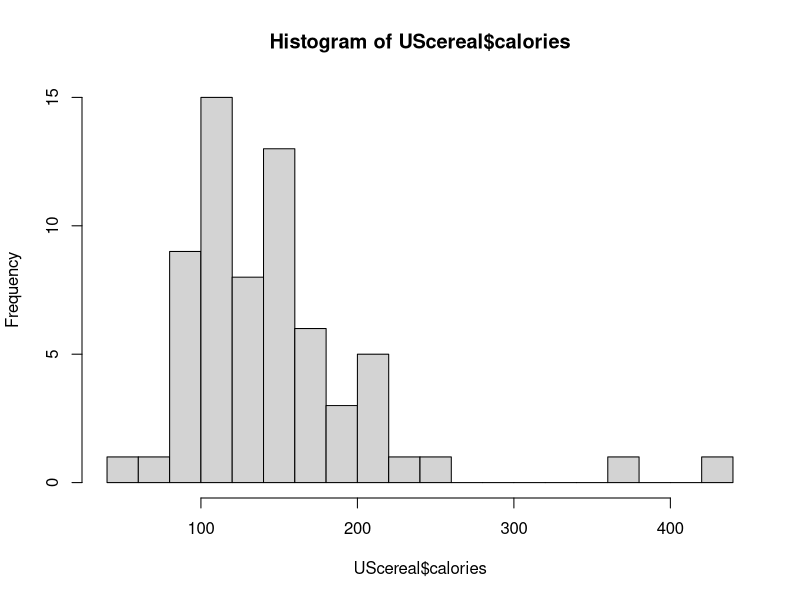
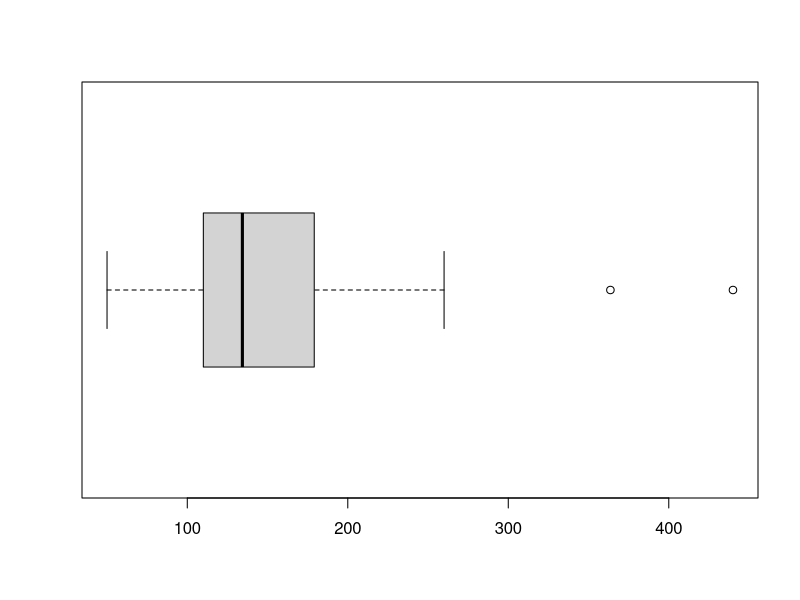
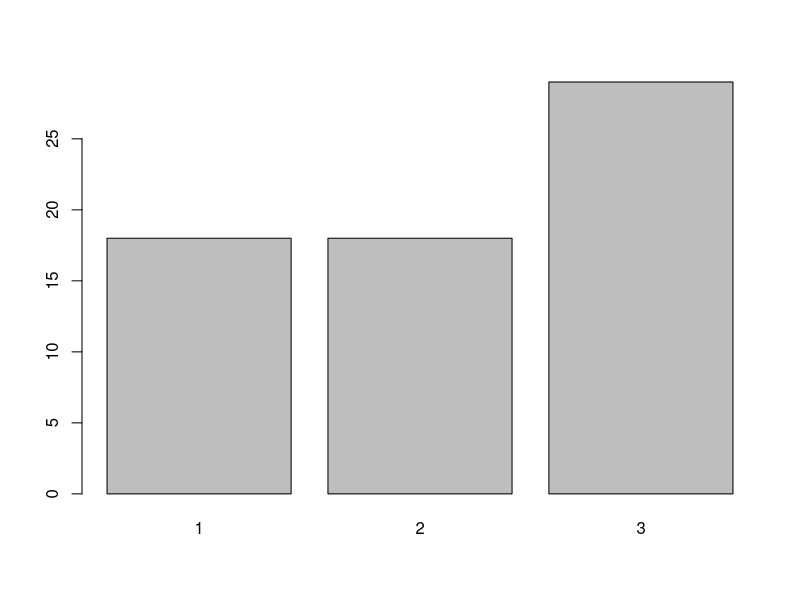
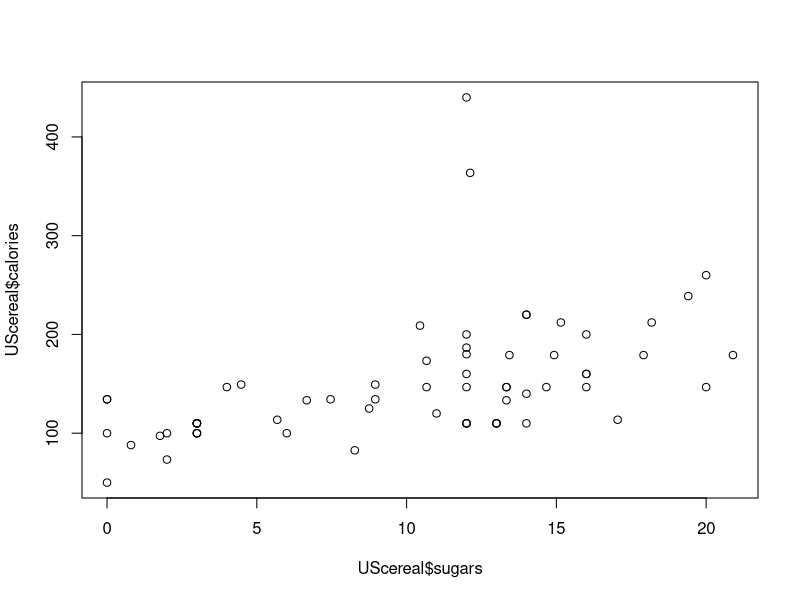
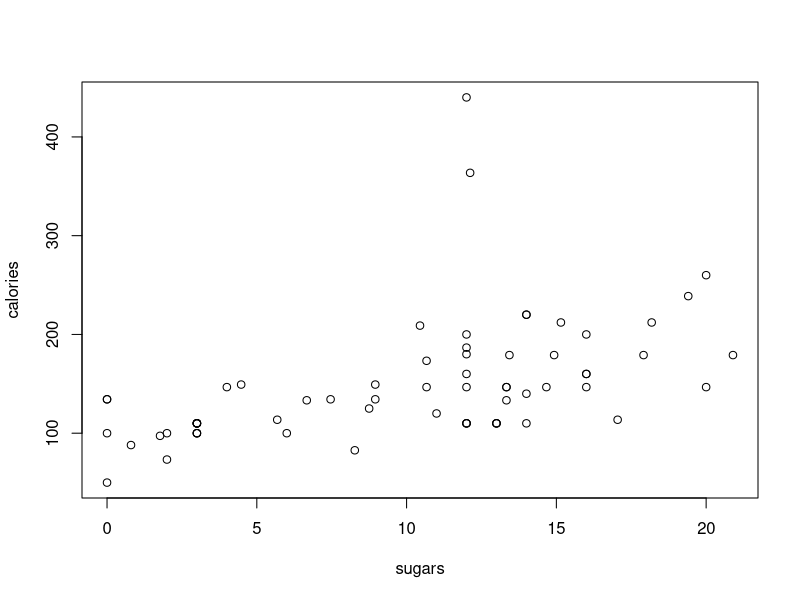
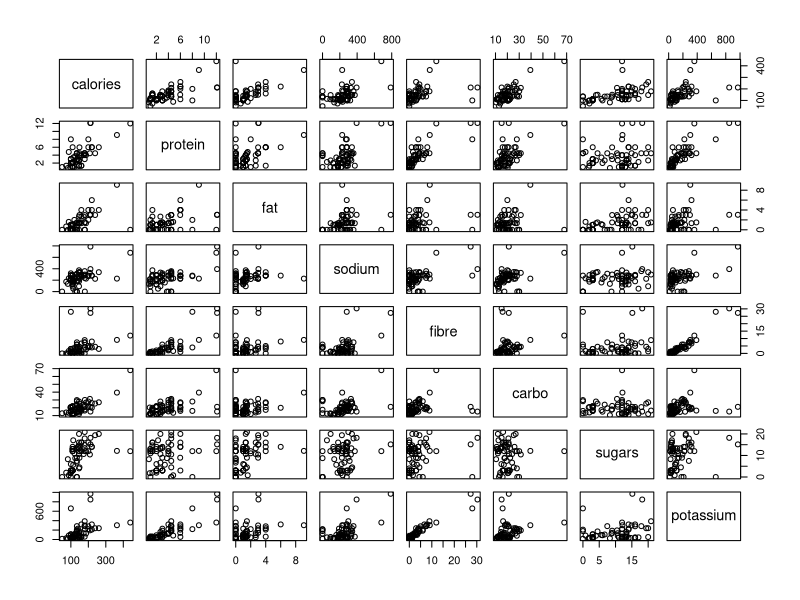
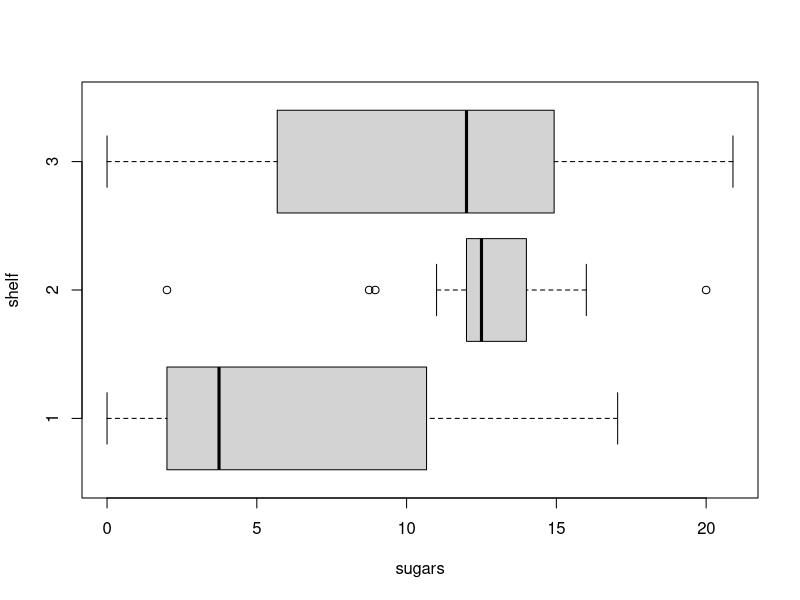
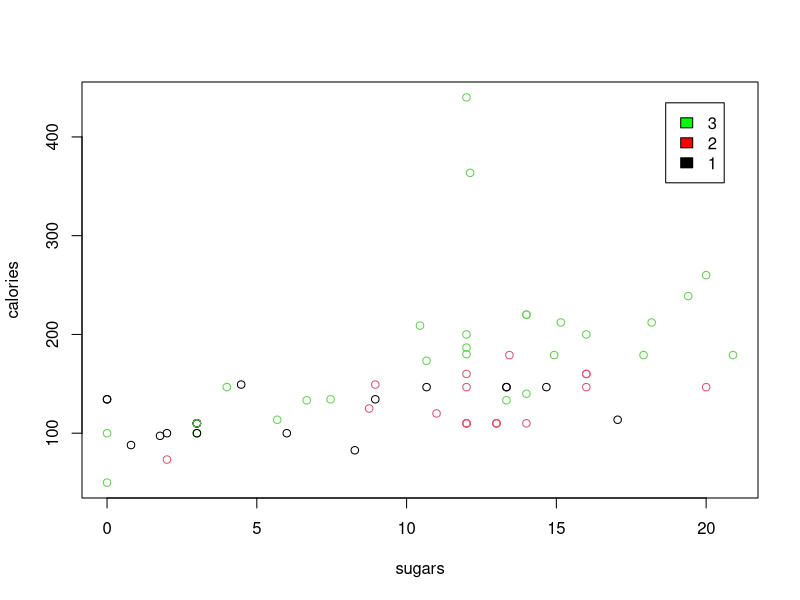

The R script that drew these images, in order:
# -------------------------------------------
# Creating Graphics with R
# Last Updated: September 18, 2015
# NYU Data Services: data.services@nyu.edu
#http://guides.nyu.edu/r
# -------------------------------------------


# -----------------------
# - I. Base Graphics -
# -----------------------

library(MASS)
data(UScereal)
head(UScereal)


# A. Choosing the Right Graph for your Data

# One Continuous Variable

# Q: What is the Distribution of Variable X?
# Q: Is my Variable X normally distributed? Bimodal? Skewed?
# Q: Are there any outliers in my variable?

# Histogram
hist(UScereal$calories, breaks = 15)

# Boxplot
boxplot(UScereal$calories, horizontal = TRUE)



# One Categorical (Discrete) Variable

# Q: Is the distribution across categories of Variable X evenly distributed?

barplot(table(UScereal$shelf))



# Two Continuous Variables

# Q: Is there a relationship between Variable X and Variable Y?
# Q: If there is a relationship, is it linear? Quadratic? 

plot(x = UScereal$sugars, y = UScereal$calories)

plot(calories ~ sugars, data = UScereal) # formula notation

plot(UScereal[, c(2:8, 10)]) # scatterplot matrix



# One Continuous Variable and One Categorical Variable

# Q: Is the distribution of Variable X, different across categories of Variable Y?

boxplot(sugars ~ shelf, data = UScereal, horizontal = TRUE)



# Two Continuous Variables and One Categorical Variable

# Q: Is the relationship between Variable X and Y different across categories of Variable Z?

plot(calories ~ sugars, data = UScereal, col = shelf)
legend('topright', inset = .05, legend = c(3,2,1),
       fill = c('green', 'red', 'black'))



# B. Graphing Elements

# Titles

# Tip: We want titles to meaningful, non-repetitive and include units when applicable

# Use the ylab, xlab and main arguments within the plot command
plot(calories ~ sugars, data = UScereal, ylab = 'Calories',
     xlab = 'Sugars (grams)', main = 'Nutrition of a Single Cup of Cereal')


# Use the title function after the plot has been generated
# If using the title function, the ann argument inside plot must be set to FALSE
plot(calories ~ sugars, data = UScereal, ann = FALSE)
title(main = 'Nutrition of a Single Cup of Cereal', ylab = 'Calories',
      xlab = 'Sugars (grams)') # add afterwards



# Legend

# Use the legend function after the plot has been generated
plot(calories ~ sugars, data = UScereal, col = shelf)
legend('topright', inset = .05, legend = c(3,2,1),
       fill = c('green', 'red', 'black'))



# Point Shape and Color 

# Tip: Changing color or shape of points can be used to represent the same dimension

# The pch argument changes the shape of the points
plot(calories ~ sugars, data = UScereal, pch = 15)


# Set a color to a factor variable, and R will use default colors
plot(calories ~ sugars, data = UScereal, pch = 19, col = shelf, bg = shelf)
legend('topright', inset = .05, legend = c(3,2,1),
       fill = c('green', 'red', 'black'))


# Use a palette of defined colors
palette(c('#e5f5f9', '#99d8c9', '#2ca25f'))
plot(calories ~ sugars, data = UScereal, pch = 19, col = shelf, bg = shelf)
legend('topright', inset = .05, legend = c(3,2,1),
       fill = c('#e5f5f9', '#99d8c9', '#2ca25f'))



# Label all points

# Label points with the text function
plot(calories ~ sugars, data = UScereal, pch = 15)
text(UScereal$sugars, UScereal$calories, row.names(UScereal),
     col = "red", pos = 1, cex = .5)

# The pos argument in the text funciton changes the position of the labels
plot(calories ~ sugars, data = UScereal, pch = 15)
text(UScereal$sugars, UScereal$calories, UScereal$mfr, col = "blue", pos = 2)



# Identify Outliers

# 1. Create a subset of datas which are the outliers, and then use that subset to label
plot(calories ~ sugars, data = UScereal, pch = 19)
outliers <- UScereal[which(UScereal$calories > 300),]
text(outliers$sugars, outliers$calories - 15, labels = row.names(outliers))


# 2. Interactively choose outliers with the identify function
plot(calories ~ sugars, data = UScereal, pch = 19)
identify(UScereal$carbo, UScereal$calories, n = 2, labels = row.names(UScereal))     


# 3. Change the axis limits to remove outliers from view
plot(calories ~ sugars, data = UScereal, pch = 19, ylim = c(0, 325))



# Size (text size, point size, label size etc..)

# Use the cex argument family to change the size of any attribute
plot(calories ~ sugars, data = UScereal, pch = 19, ann = FALSE, cex = 1.5)
outliers <- UScereal[which(UScereal$calories > 300),]
text(outliers$sugars, outliers$calories - 15,
     labels = row.names(outliers), cex = .75)
title(main = 'Nutrition of a Single Cup of Cereal', ylab = 'Calories',
      xlab = 'Sugars (grams)', cex.main = 2, cex.lab = 1.5)



# Combine Graphs into the Same Window
par(mfrow = c(2, 2))

boxplot(calories ~ shelf, data = UScereal)
hist(UScereal$calories, breaks = 15)
boxplot(sugars ~ shelf, data = UScereal)
hist(UScereal$sugars, breaks = 15)

par(mfrow = c(1, 1)) # reset the matrix





# Exercise 1a. 
# How can we improve this graph? From what we have learned above, implement at least 3 improvements to this graph.
# A little more information about this dataset: The heart and body weights of samples of male and 
# female cats used for digitalis experiments. The cats were all adult, over 2 kg body weight.
data(cats)
head(cats)
plot(Hwt~Bwt, data = cats)


# Exercise 1b.
# How can we improve this graph? From what we have learned above, implement at least 3 improvements to this graph.
# A little more information about this dataset: The heart and body weights of samples of male and 
# Fisher's famours dataset measures the sepal and petal length and width for 3 species of Iris
data(iris)
head(iris)

boxplot(Petal.Width ~ Species, data = iris)



# ----------------------------------------------
# - II. Advanced Graphics using ggplot2 -
# ----------------------------------------------

install.packages('ggplot2')
library(ggplot2)

# A. The ggplot function

# Base q plot function
qplot(x = sugars, y = calories, color = as.factor(shelf), data = UScereal) 

# Use the ggplot function to get started
p1 <- ggplot(UScereal, aes(x = calories))



# B. Layers 

# Add layers to the original ggplot object with a '+'
p1 + geom_dotplot()

p1 + geom_density()

p1 + geom_histogram(binwidth = 10)


# And we add more layers
p1 + geom_histogram(binwidth = 10) + xlab('Calories in a Single Cup') +
  ylab('Frequency') + 
  ggtitle('Distribution of Calories in US Cereals') + theme_bw()


# The order of the layers does not matter
p1 + geom_histogram(binwidth = 10) + xlab('Calories in a Single Cup') +
  ylab('Frequency') + ggtitle('Distribution of Calories in US Cereals') + 
  theme_bw() + theme(text = element_text(size = 30))


# You can also add multiple geom_function layers to the same graph
p2 <- ggplot(UScereal, aes(x = sugars, y = calories, color = mfr))
p2  + geom_point() + geom_smooth() + geom_line()


# C. Aesthetics: x position, y position, size of elements, shape of elements, color of elements
# elements: geometric shapes such as points, lines, line segments, bars and text
# geomitries have their own aesthetics i.e. points have their own shape and size


# To color by manufacturer - we can put the color in the ggplot function:
p2 <- ggplot(UScereal, aes(x = sugars, y = calories, color = mfr))

p2 + geom_point() 

my_colors <- c('#9ebcda', '#8c96c6', '#8c6bb1', '#88419d', '#810f7c', '#4d004b')

p2 + geom_point() + scale_color_manual(values = my_colors) 


# Or inside the geom_point function:
p2 <- ggplot(UScereal, aes(x = sugars, y = calories))

p2 + geom_point(aes(color = mfr)) 


# Adding Labels to points

# Use the geom_text() layer
p2 + geom_point(aes(color = mfr)) + 
  geom_text(aes(label = row.names(UScereal)), hjust = 1.1)


# Changing point size
p2 + geom_point(aes(color = mfr), size = 4) 


# Editing the legend

# Use the scale_color_manual() layer, and the color argument in the labs() layer 
p2 + geom_point(aes(color = mfr), size = 5) + labs(color = 'Manufacturer') + 
  scale_color_manual(values = c('blue', 'green', 'purple', 'navyblue', 'red', 'orange'),  
                     labels = c('General Mills', 'Kelloggs', 'Nabisco', 'Post', 'Quaker Oats', 'Ralston Purina'))  + theme(text = element_text(size = 30)) 


# D. Faceting  - divide a plot into subplots based on the valuesof one or more discrete variables

# Tip: Use facets to help tell your story
# Q: How is the distribution of sugar across different shelves?
# Q: Are cereals with higher sugar content on lower shelves/at a child's eye level?

p3 <- ggplot(UScereal, aes(x = sugars))

p3 + geom_histogram(binwidth = 4)

# Each graph is in a separate row of the window
p3 + geom_histogram(binwidth = 4) + facet_grid(shelf ~ .)

# Each graph is in a separate column of the window
p3 + geom_histogram(binwidth = 4) + facet_grid(. ~ shelf)

# Finished product 
p3 + geom_histogram(fill = '#3182bd', color = '#08519c', binwidth = 4) +
  facet_grid(shelf ~ .) + theme(text = element_text(size = 20)) + 
  labs(title = 'Are Sugary Cereals on Lower Shelves?',
       x = 'Sugars (grams)', y = 'Count')

  
# Box Plots
p4 <- ggplot(UScereal, aes(mfr, calories))
p4 + geom_boxplot()
p4 + geom_boxplot(notch = TRUE)
p4 + geom_violin()

p4 + geom_boxplot(outlier.shape = 8, outlier.size = 4, fill = '#3182bd') + coord_flip() + 
  labs(x = 'Manufacturer', y = 'Calories') + theme_bw() + 
  scale_x_discrete(labels = c('General Mills', 'Kelloggs', 'Nabisco', 'Post', 'Quaker Oats', 'Ralston Purina'))

# Add median value to boxplot

install.packages('dplyr')
library(dplyr)
p4_meds <- UScereal %>% group_by(mfr) %>% summarise(med = median(calories))

p4 + geom_boxplot(outlier.shape = 8, outlier.size = 4, fill = '#8c96c6') + 
  labs(x = 'Manufacturer', y = 'Calories') + theme_bw() + 
  scale_x_discrete(labels = c('General Mills', 'Kelloggs', 'Nabisco', 'Post', 'Quaker Oats', 'Ralston Purina')) + 
  geom_text(data = p4_meds, aes(x = mfr, y = med, label = round(med,1)), size = 4, vjust = 1.2)


# Exercise 2a. Use ggplot2 to improve the graph below:
data(cats)
head(cats)
plot(Hwt~Bwt, data = cats)


# Exercise 2b. Use ggplot2 to improve the graph below:
data(iris)
head(iris)
boxplot(Petal.Width ~ Species, data = iris)




# ----------------------------------------------
# - III. Other Graphics -
# ----------------------------------------------

# Scatterplot Matrix
install.packages('GGally')
library(GGally)
ggpairs(UScereal[, c(2, 8, 9, 11)],
        upper = list(continuous = 'smooth', combo = 'facetdensity', discrete = 'blank') ,
        lower = list(continuous = 'cor', combo = 'box'))

# Maps
# http://bcb.dfci.harvard.edu/~aedin/courses/R/CDC/maps.html
# http://rstudio.github.io/leaflet/
# maps, choroplethr, 

# Network Analysis 

# ----------------------------
# - III. Exercise Solutions -
# ----------------------------

# Below are just examples of cleaned up graphics. There are many solutions on how to improve these graphs

# Exercise 1a 

palette(c('#fa9fb5', '#9ebcda'))
plot(Hwt~Bwt, data = cats, ylab  = 'Heart Weight (grams)', xlab = 'Body Weight (kg)', main = 'Measurements of Cats', pch = 16, col = Sex)

# Exercise 1b
boxplot(Petal.Width ~ Species, data = iris, xlab = 'Petal Width (centimeters)', 
        main = 'Distribution of Petal Length by Species', pch = 8, horizontal = TRUE, col = 'lightgray')



# Exercise 2a
e2a <- ggplot(cats, aes(Bwt, Hwt, color = Sex))
e2a + geom_point() + theme_bw() + labs(title = 'Measurements of Cats', x = 'Body Weight (kg)', y = 'Heart Weight (grams)')

# Exercise 2b
e2b <- ggplot(iris, aes(Species, Petal.Width))
e2b + geom_boxplot(fill = '#addd8e') + theme_bw() + coord_flip() + ggtitle('Distribution of Petal Length by Species' )


